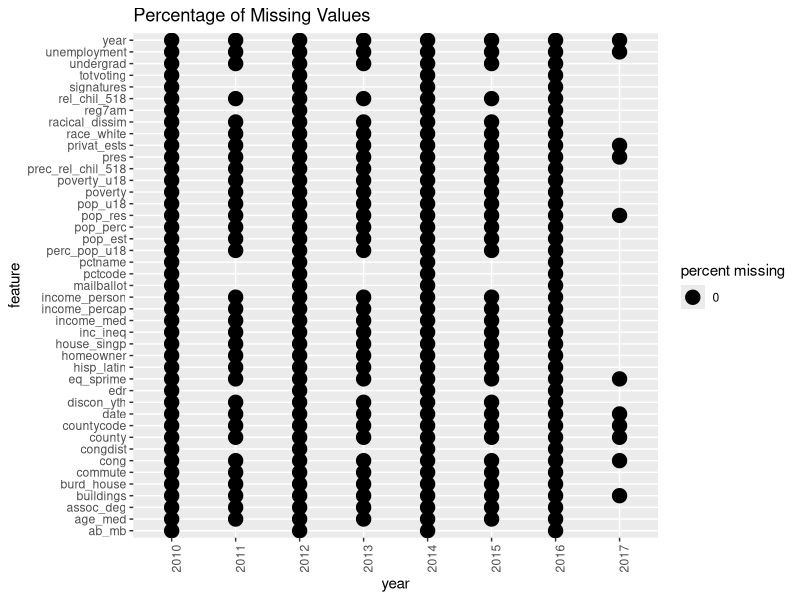
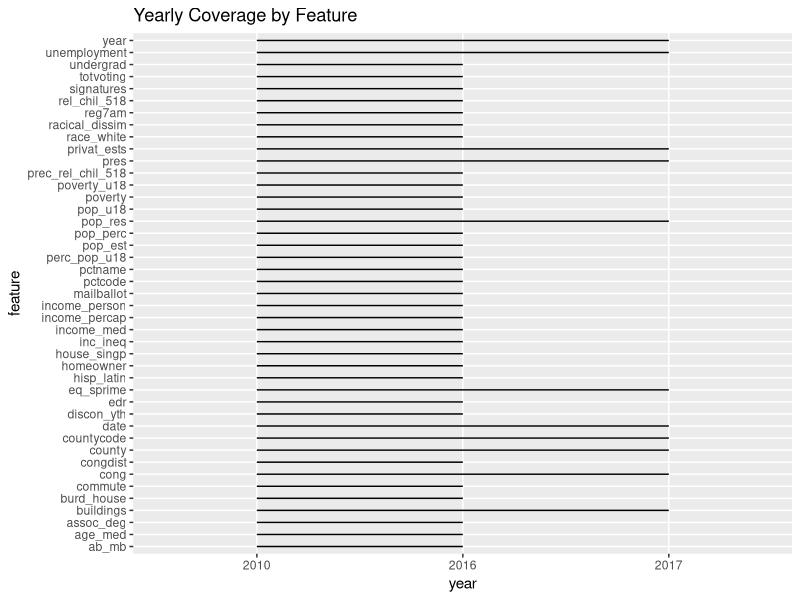

Here is the R script that generated these plots, in order:
# Joining datasets

# load packages
library(tidyverse)
library(skimr)

# read data
results <- read_csv("./data/processed/2008_2016_general_result.csv")
county_acs <- read_csv("./data/processed/combined_counties/combined_counties.csv")

# join and cleanse for even numbered years
comp_dat <- results %>% 
  left_join(county_acs, by = c("countycode", "year")) %>% 
  filter(!is.na(eq_sprime)) %>% 
  filter(year >= 2010) %>% 
  # remove missing 
  select(-snap, -poverty_perc, -net_mig, -prevent_admin, -real_wage_coladj, -patents, -crime, -civ_labor, -at_hpi, -pre_death, -age_pre_death)

# add 2016 st louis county data
comp_dat <- comp_dat %>% 
  mutate(unemplyoment = if_else(is.na(unemplyoment), 5.7, unemplyoment),
         pres = if_else(year %% 4 == 0, 1, 0)) %>% 
  rename(unemployment = unemplyoment)

# join and cleanse for all years 2010-present
# odd number election results will be NA
county_all <- county_acs %>% 
  filter(year >= 2010, year < 2018) %>% 
  mutate(unemplyoment = if_else(is.na(unemplyoment) & year == 2016, 5.7, unemplyoment),
         unemplyoment = if_else(is.na(unemplyoment) & year == 2017, 4.6, unemplyoment),
         pres = if_else(year %% 4 == 0, 1, 0),
         cong = if_else(year %% 2 == 0, 1, 0)) %>% 
  rename(unemployment = unemplyoment)

comp_dat_full <- results %>%
  filter(year >= 2010) %>% 
  full_join(county_all, by = c("countycode", "year")) %>%
  filter(!is.na(eq_sprime)) %>%
  select(-snap, -poverty_perc, -net_mig, -prevent_admin, -real_wage_coladj, -patents, -crime, -civ_labor, -at_hpi, -pre_death, -age_pre_death)
  
county_all <- county_all %>% 
  select(-snap, -poverty_perc, -net_mig, -prevent_admin, -real_wage_coladj, -patents, -crime, -civ_labor, -at_hpi, -pre_death, -age_pre_death)

# write data
write_rds(county_all, "./data/processed/all_county.rds")
write_rds(comp_dat, "./data/processed/competition_data.rds")
write_rds(comp_dat_full, "./data/processed/competition_data_oddyears.rds")

# check for completeness among variables
year_check <- function(var){
  comp_dat_full %>% 
    select(var, year) %>% 
    remove_missing() %>% 
    group_by(year) %>% 
    count() %>% 
    mutate(var = var)
}

vars <- names(comp_dat_full)

var_ranges <- bind_rows(map(vars, year_check)) %>% 
  group_by(var) %>% 
  summarise(min = min(year),
            max = max(year))

var_range_plot <- var_ranges %>% 
  ggplot(aes(y = factor(var), yend = factor(var))) +
  geom_segment(aes(x = factor(min), xend = factor(max))) +
  labs(
    x = "year",
    y = "feature",
    title = "Yearly Coverage by Feature"
  )

perc_missing <- function(var){
  comp_dat_full %>% 
    select(var, year) %>% 
    group_by(year) %>% 
    summarise(pna = sum(is.na(get(var)))/87) %>% 
    mutate(var = var)
}

var_p_na <- bind_rows(map(vars, perc_missing))

percent_missing_plot <- var_p_na %>% 
  filter(pna != 1) %>% 
  ggplot(aes(factor(year), factor(var), size = pna*100)) +
  geom_point() +
  theme(axis.text.x = element_text(angle = 90)) +
  labs(
    x = "year",
    y = "feature",
    size = "percent missing",
    title = "Percentage of Missing Values"
  )

comp_dat_full %>% 
  filter(year == 2010, is.na(unemployment))
